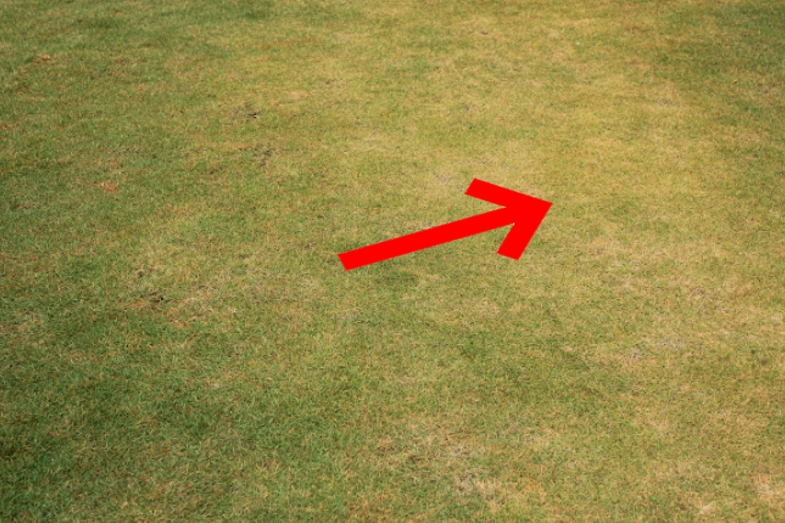
#> input picture grass_arrow_2.jpg, 785 x 523 px
$ python -i WS2_followarrow_rev3.py   (imports and definitions only)   (Python 2 division)
#> lines starting #> are read from the running program, lines starting #| are printed output that depends on the picture; after the words box and inside, x2 and y2 are one past the last pixel; in counts of white or black regions, pixels touching at a corner belong together
#!/usr/bin/env python
# -*- coding: utf-8 -*-

"""
Workshop 2 : Follow the arrow
During the flight, the hexacopter must change in full autonomy, its
flightpath by following the direction indicated by a red arrow
drawn on the ground, then land on a dedicated landing area (black square)

written by Matthieu Magnon
2016-2017
Dassault UAV Challenge
"""

from dronekit import connect, VehicleMode, LocationGlobalRelative, LocationGlobal
import time
import cv2
import numpy as np
import math
from PIL import Image

# Connect CAN camera

# [2 lines not run here, left out]
#cam.set(cv2.CAP_FFMPEG,True)
#cam.set(cv2.CAP_PROP_FPS,30)

#connection to pixhawk
connection_string = '127.0.0.1:14550'
# [1 line not run here, left out]
# [1 line that did not run here, left out]

# PARAMETERS
alt=10 #altitude d'evolution initiale
dist_to_np = 20 #distance en meter pour aller au next poin
initial_ground_speed = 3
reduced_ground_speed = 1

# Define functions

# [28 lines left out: function arm_and_takeoff, not called in this run]

def compute_arrowsize(alt):
#> further down, picture is the input picture: shape (523, 785, 3); mean B, G, R 70.6, 136, 149
	alpha = 1
	beta =1
	nbpixel = alpha/alt + beta ## a modifier suivant les tests
	print 'altitude is :', alt
	print 'nb pixel in arrow is :' , nbpixel

	return nbpixel

# [25 lines left out: function itisred, not called in this run]

def find_arrowdirection(img):

	#cette fonction retourne la direction de la fleche
	# si le retour = -1 alors cest qu'aucune direction n'a ete trouvee

	hsv = cv2.cvtColor(img ,cv2.COLOR_BGR2HSV)
#> hsv: shape (523, 785, 3); mean H, S, V 26.6, 134.8, 150.5

	## FINDING RED
	lower = np.array([0,100,100]) #hsv
	upper = np.array([10,255,255])
	mask = cv2.inRange(hsv, lower, upper)
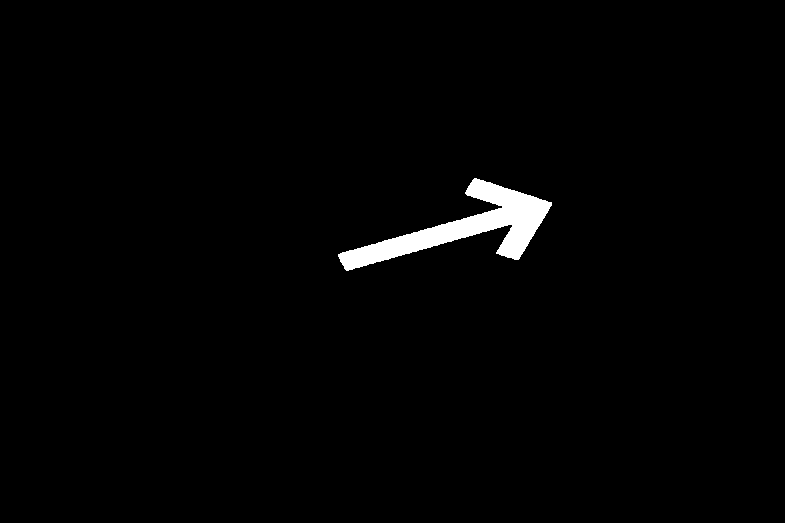
#> mask: shape (523, 785); 1.5% white; 1 white region, box (x1, y1, x2, y2) and area: (338, 178, 552, 271) 6110

	### BLUR
	kernel = np.ones((6,6),np.float32)/25
	dst = cv2.filter2D(mask,-1,kernel)
	cv2.imwrite('0blur.jpg',dst)

	####ERODE
	se1 = cv2.getStructuringElement(cv2.MORPH_RECT, (3,3))
	se2 = cv2.getStructuringElement(cv2.MORPH_RECT, (2,2))
	erosion = cv2.morphologyEx(mask, cv2.MORPH_CLOSE, se1)
#> erosion: shape (523, 785); 1.5% white; 1 white region, box (x1, y1, x2, y2) and area: (338, 178, 552, 271) 6120
	erosion = cv2.morphologyEx(erosion, cv2.MORPH_OPEN, se2)
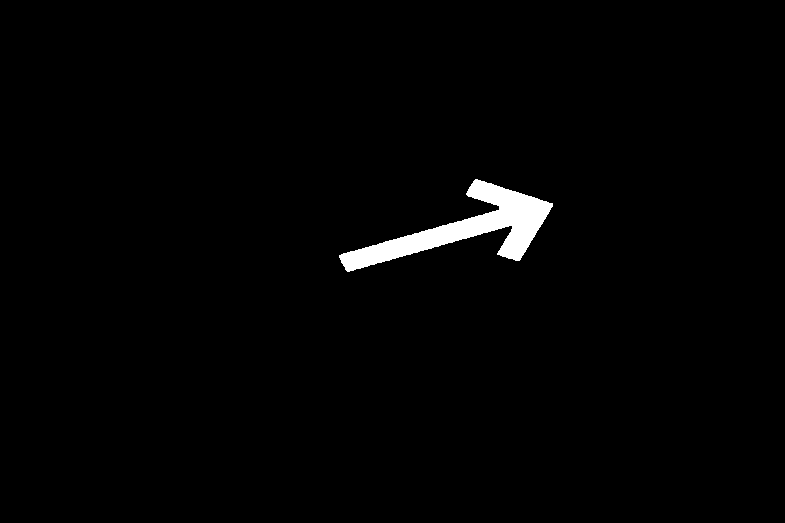
#> erosion: shape (523, 785); 1.5% white; 1 white region, box (x1, y1, x2, y2) and area: (339, 179, 553, 272) 6120

	se1 = cv2.getStructuringElement(cv2.MORPH_CROSS, (5,5)) #5
	se2 = cv2.getStructuringElement(cv2.MORPH_CROSS, (3,3)) #3
	erosion2 = cv2.morphologyEx(mask, cv2.MORPH_CLOSE, se1)
#> erosion2: shape (523, 785); 1.5% white; 1 white region, box (x1, y1, x2, y2) and area: (338, 178, 552, 271) 6129
	erosion2 = cv2.morphologyEx(erosion2, cv2.MORPH_OPEN, se2)
#> erosion2: shape (523, 785); 1.5% white; 1 white region, box (x1, y1, x2, y2) and area: (338, 178, 552, 271) 6124
	se3 = cv2.getStructuringElement(cv2.MORPH_CROSS, (4,4)) #5
	se4 = cv2.getStructuringElement(cv2.MORPH_CROSS, (2,2)) #3
	erosion2 = cv2.morphologyEx(erosion2, cv2.MORPH_CLOSE, se3)
#> erosion2: shape (523, 785); 1.5% white; 1 white region, box (x1, y1, x2, y2) and area: (339, 179, 553, 272) 6101
	cv2.imwrite('0erosion2ter.jpg',erosion2)
	erosion2 = cv2.morphologyEx(erosion2, cv2.MORPH_OPEN, se4)
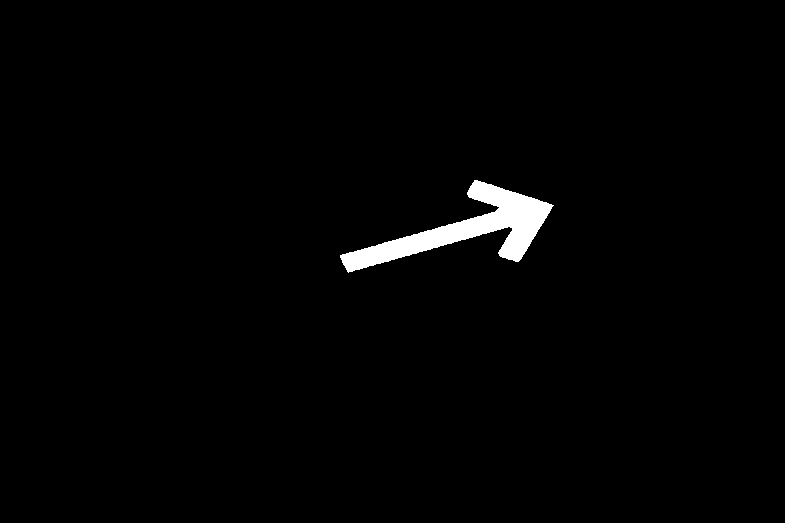
#> erosion2: shape (523, 785); 1.5% white; 1 white region, box (x1, y1, x2, y2) and area: (340, 180, 554, 273) 6090

	kernel1 = np.ones((2,2),np.uint8)
	erosion3 = cv2.morphologyEx(mask, cv2.MORPH_OPEN, kernel1)
#> erosion3: shape (523, 785); 1.5% white; 1 white region, box (x1, y1, x2, y2) and area: (339, 179, 553, 272) 6110
	cv2.imwrite('0erosion1.jpg',erosion)
	cv2.imwrite('0erosion2.jpg',erosion2)
	cv2.imwrite('0erosion3.jpg',erosion3)

	erosion = erosion2

	####EDGE
	edges = cv2.Canny(erosion,130,150,apertureSize = 3) #130 150 3
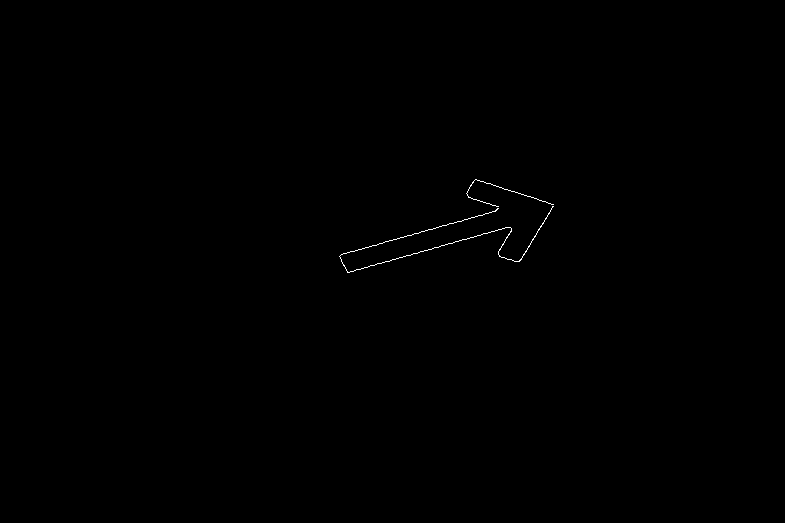
#> edges: shape (523, 785); 0.14% white in thin lines or dots, all inside (x1, y1, x2, y2) = (339, 179, 554, 273)
	cv2.imwrite('0canny.jpg',edges)

	#### HOUGH
	minLineLength = 20 # nb pixel formant la ligne : A MODIFIER
	#cv2.HoughLinesP(edges,p accuracy th accuracy in rad, 100, threshold minLineLength,maxLineGap)
	#lines = cv2.HoughLinesP(edges,rho = 1,theta = 1*np.pi/180,threshold = 10,minLineLength = 10,maxLineGap = 20)
	lines = cv2.HoughLinesP(edges,rho = 1,theta = 1*np.pi/180,threshold = 10,minLineLength = 10,maxLineGap = 20)
#> lines = 13 rows, first 6: [340, 255, 496, 210], [519, 261, 553, 206], [475, 179, 545, 201], [347, 272, 506, 227], [341, 254, 497, 209], [471, 198, 498, 206]

	i=1
	rho = []
	th = []

	if (len(lines) == 0):
		print 'no lines detected '
		theta = 1000
		return theta

	while i<= len(lines)-1:
	    for x1,y1,x2,y2 in lines[i]:
	        th_compute = round(np.arctan((0.0+x2-x1)/(y2-y1+0.01))*180/3.14,2)
	        rho_compute = round(LA.norm([x2-x1,y2-y1]),2)
	        if rho_compute > 30.0: # remove rho under 2.0
	            if th_compute == 0.0:
	                th_compute = 90.0
	            th.append(th_compute)
	            rho.append(rho_compute)
	            cv2.line(img,(x1,y1),(x2,y2),(255,255,0),2)
	    i = i+1
#> this loop made 1 pass
#> after the loop, i = 1; rho = []; th = []

	# SO
	if (len(rho) == 0):
		print 'no lines detected '
		theta = 1000
		return theta

	print 'lines detected : ' , len(rho)

	# return index of rho from max to min
	idx_rho = np.argsort(rho)
	idx_rho = idx_rho[::-1] #invert array

	print 'main direction is (in deg) : ' , [ th[idx_rho[0]] , th[idx_rho[1]] , th[idx_rho[2]] ]
	print 'max line length : ' , [ rho[idx_rho[0]] , rho[idx_rho[1]] , rho[idx_rho[2]] ]

	# FIND BARYCENTRE
	npImg = np.asarray(hsv)
	coordList = np.argwhere( npImg == [0, 255, 255] ); ##### X et Y sont inverses

	sum_x = 0
	sum_y = 0
	x_array = []
	y_array = []
	for y,x,i in coordList:
	    cv2.circle(img, (x, y), 1, (255, 255, 255), -1)
	    sum_x = sum_x + x
	    sum_y = sum_y + y
	    x_array.append(x)
	    y_array.append(y)

	cog_x = sum_x/len(coordList)
	cog_y = sum_y/len(coordList)

	cv2.circle(img, (cog_x, cog_y), 5, (100, 255, 255), -1)
	cv2.circle(img, (int(np.median(x_array)), int(np.median(y_array))), 5, (100, 100, 100), -1)

	print 'COG : ' , [cog_x, cog_y]
	print 'MED ; ' , [np.median(x_array),np.median(y_array)]
	print 'COG to find : ' , [466, 226]
	mask = cv2.inRange(hsv, lower, upper)

	contours = cv2.findContours(erosion, 1, 2)
	contours = contours[1]
	cnt = contours[0]

	print 'cnt : ', cnt

	area = cv2.contourArea(cnt)
	print 'arrow area : ', area

	perimeter = cv2.arcLength(cnt,True)
	print 'arrow perimeter : ', perimeter
	x_d,y_d,w_d,h_d = cv2.boundingRect(cnt)
	cv2.rectangle(img, (x_d,y_d), (x_d+w_d,y_d+h_d), [100,255,100],3)

	# compute angle de la diagonale :
	th_diag = round(np.arctan((0.0+w_d)/(h_d+0.001))*180/3.14,2)
	print 'diagonale angle is (in deg) :', th_diag

	# centre des diagonales
	cod_x = int(x_d + w_d/2)
	cod_y = int(y_d + h_d/2)
	cv2.circle(img, (cod_x, cod_y), 5, [100,255,100], 3)

	# vecteur u de la droite passant par le COD et perpendiculaire a l axe de la fleche
	u_x = int(cod_x + 100*np.sin((th[idx_rho[0]]+90)*np.pi/180))
	u_y = int(cod_y + 100*np.cos((th[idx_rho[0]]+90)*np.pi/180))

	# produit scalaire entre u et cog//cod
	scalar = np.vdot([u_x-cod_x,u_y-cod_y],[cog_x-cod_x,cog_y-cod_y])

	if scalar > 0:
	    print 'fleche vers la droite '

	else:
	    print 'fleche vers la gauche '


	return theta

# [102 lines left out: functions compute_GPScoord, get_location_metres, itisblack, itislandpad, not called in this run]


### SCRIPT

# initialisation
isred = 'FALSE'
isarrow = 'FALSE'
isblack = 'FALSE'
islandpad = 'FALSE'
landed = 'FALSE'
nbpixel=compute_arrowsize(alt) #evalue la taille de la fleche en pixel a cette altitude

#DEBUG


# [90 lines not run here, left out]

>>> import cv2
>>> picture = cv2.imread('grass_arrow_2.jpg')
#> (the run stopped early here; a loop or call above may not have finished)
